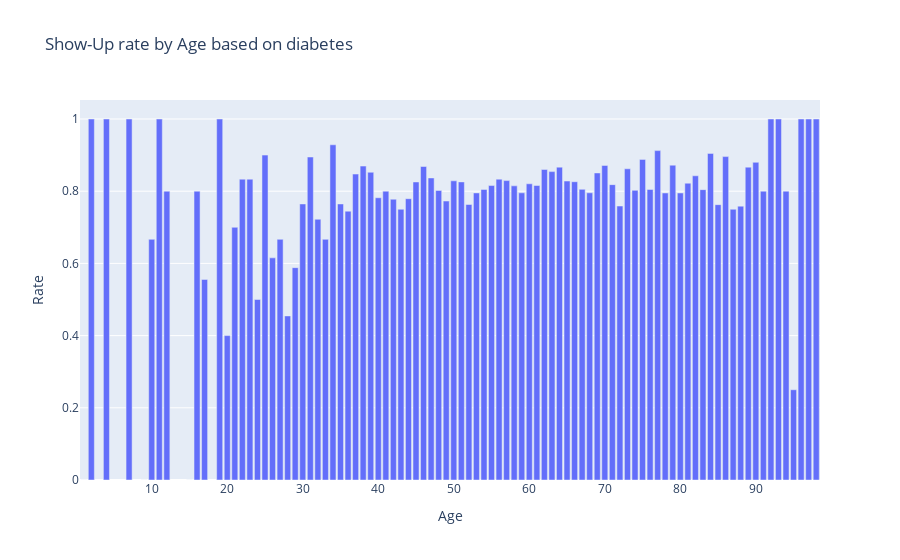

The notebook cell saved with this chart:
### Code cell
plot3 = go.Bar(
    x= diabetes['Age'],
    y= diabetes['Show-Up Rate'],
    text= diabetes['Age'],
    name="Age")

layout = dict(title = "Show-Up rate by Age based on diabetes",barmode='group',xaxis=dict({"title":"Age"}),
             yaxis=dict({"title":"Rate"}))
dat = [plot3]
fig = go.Figure(data=dat,layout=layout)
iplot(fig,filename='grouped-bar')

### Figure 1 — Plotly figure (JSON) as saved in the notebook; plotly's stock layout.template omitted (floating-point values rounded to 4 significant figures)
{"data": [{"name": "Age", "text": [1, 2, 4, 7, 9, 10, 11, 12, 15, 16, 17, 19, 20, 21, 22, 23, 24, 25, 26, 27, 28, 29, 30, 31, 32, 33, 34, 35, 36, 37, 38, 39, 40, 41, 42, 43, 44, 45, 46, 47, 48, 49, 50, 51, 52, 53, 54, 55, 56, 57, 58, 59, 60, 61, 62, 63, 64, 65, 66, 67, 68, 69, 70, 71, 72, 73, 74, 75, 76, 77, 78, 79, 80, 81, 82, 83, 84, 85, 86, 87, 88, 89, 90, 91, 92, 93, 94, 95, 96, 97, 98], "type": "bar", "x": [1, 2, 4, 7, 9, 10, 11, 12, 15, 16, 17, 19, 20, 21, 22, 23, 24, 25, 26, 27, 28, 29, 30, 31, 32, 33, 34, 35, 36, 37, 38, 39, 40, 41, 42, 43, 44, 45, 46, 47, 48, 49, 50, 51, 52, 53, 54, 55, 56, 57, 58, 59, 60, 61, 62, 63, 64, 65, 66, 67, 68, 69, 70, 71, 72, 73, 74, 75, 76, 77, 78, 79, 80, 81, 82, 83, 84, 85, 86, 87, 88, 89, 90, 91, 92, 93, 94, 95, 96, 97, 98], "y": [0, 1, 1, 1, 0, 0.6667, 1, 0.8, 0, 0.8, 0.5556, 1, 0.4, 0.7, 0.8333, 0.8333, 0.5, 0.9, 0.6154, 0.6667, 0.4545, 0.5882, 0.7647, 0.8947, 0.7222, 0.6667, 0.9286, 0.7647, 0.7447, 0.8475, 0.8696, 0.8525, 0.7818, 0.8, 0.7778, 0.75, 0.7792, 0.8256, 0.8684, 0.8367, 0.8021, 0.7727, 0.8288, 0.8258, 0.7632, 0.7952, 0.8049, 0.8156, 0.8333, 0.8294, 0.8148, 0.7955, 0.8205, 0.8158, 0.8602, 0.8543, 0.8667, 0.8281, 0.8262, 0.8051, 0.7955, 0.8506, 0.8713, 0.8182, 0.7589, 0.8621, 0.8023, 0.8881, 0.8049, 0.9124, 0.7951, 0.8721, 0.7951, 0.8222, 0.8427, 0.8043, 0.9048, 0.7627, 0.8958, 0.75, 0.7586, 0.8667, 0.88, 0.8, 1, 1, 0.8, 0.25, 1, 1, 1]}], "layout": {"barmode": "group", "title": {"text": "Show-Up rate by Age based on diabetes"}, "xaxis": {"title": {"text": "Age"}}, "yaxis": {"title": {"text": "Rate"}}}}
